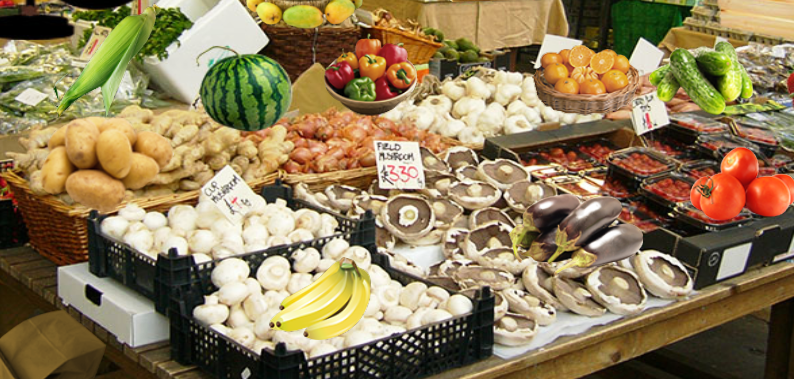
//> input picture template-match/images/image.png, 794 x 379 px
$ ./example   (built with g++ and OpenCV 4)
//> lines starting //> are read from the running program, lines starting //| are printed output that depends on the picture; after the words box and inside, x2 and y2 are one past the last pixel; in counts of white or black regions, pixels touching at a corner belong together
#include <opencv2\opencv.hpp>
#include <iostream>

using namespace std;
using namespace cv;

int main(int, char** argv)
{
    const char* image_window = "Busqueda de patrones";
    const char* result_window = "Result window";

    Mat img_src = imread("data/images/image.png",  CV_LOAD_IMAGE_COLOR);
//> img_src is the input picture: 379 rows x 794 cols, CV_8UC3; mean B, G, R 88.5, 124.9, 143.3
    Mat templ = imread("data/images/banana.png", CV_LOAD_IMAGE_COLOR);
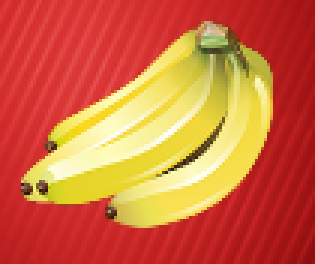
//> input picture template-match/images/banana.png, 105 x 88 px (shown 3 times larger)
//> templ is the input picture: 88 rows x 105 cols, CV_8UC3; mean B, G, R 62.8, 105.7, 208.7
    Mat mask = imread("data/images/mascara.png", CV_LOAD_IMAGE_COLOR);
//> mascara.png cannot be read in this run, so this picture is empty

    // obtener las dimensiones para el cv::Mat resultado
    int result_cols = img_src.cols - templ.cols + 1;
//> result_cols = 690
    int result_rows = img_src.rows - templ.rows + 1;
//> result_rows = 292

    Mat result(result_rows, result_cols, CV_32FC1);

    // establecer el match template mode
    cv::TemplateMatchModes match_mode = cv::TemplateMatchModes::TM_SQDIFF;

    // aplicar match template con el modo indicado y normalizar el resultado
    matchTemplate(img_src, templ, result, match_mode, mask);
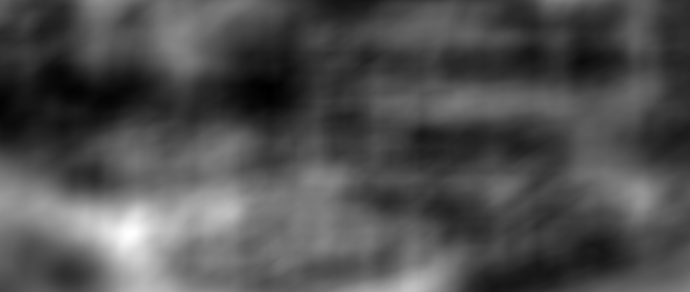
//> result: 292 rows x 690 cols, CV_32FC1; min 157133728, max 565639232, mean 284240736; drawn with min black and max white
    normalize(result, result, 0, 1, NORM_MINMAX, -1, Mat());

    double minVal, maxVal;
    Point minLoc, maxLoc, matchLoc;

    // obtener max y min junto con sus ubicaciones
    minMaxLoc(result, &minVal, &maxVal, &minLoc, &maxLoc, Mat());
//> minVal = 0; maxVal = 1; minLoc = Point(270, 88); maxLoc = Point(131, 233)

    if (match_mode == TM_SQDIFF || match_mode == TM_SQDIFF_NORMED)
        matchLoc = minLoc;
//> matchLoc = Point(270, 88)
    else
        matchLoc = maxLoc;

    // dibujar el rectangulo en la posicion encontrada
    rectangle(img_src, matchLoc, Point(matchLoc.x + templ.cols, matchLoc.y + templ.rows), Scalar(0, 255, 0), 2, CV_AA, 0);
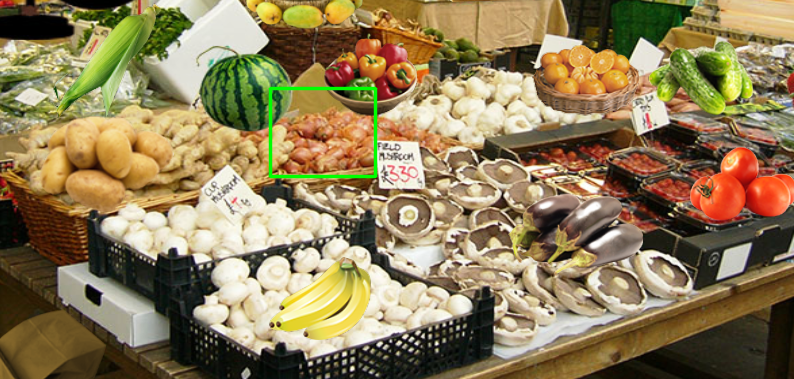
//> img_src: 379 rows x 794 cols, CV_8UC3; 0.64% of pixels changed, all inside (x1, y1, x2, y2) = (268, 86, 378, 179)

    // mostrar las imagenes
    imshow(image_window, img_src);

//> (the run ends here: the program stops with an error, at `imshow("MASCARA", mask);`)
